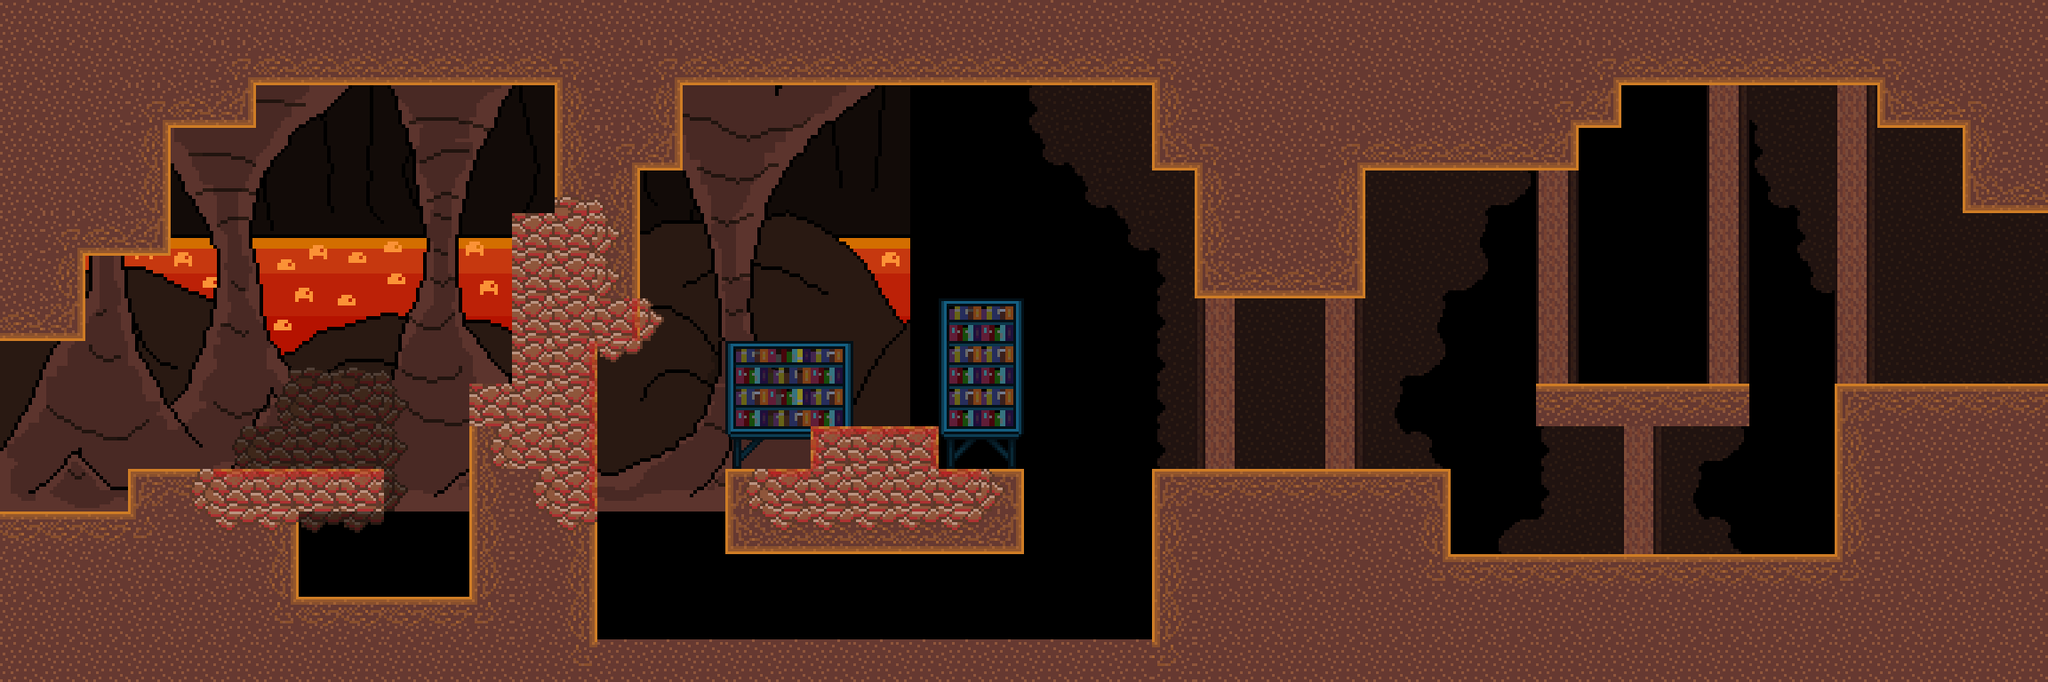

This is a level from a 2D game, rendered from its Tiled map with the project's own tilesets. A one-line summary and the map file follow, with tile-layer data summarised:
An orthogonal 48x16 tile map with 48x48 px tiles, 2 tile layers (back_tiles, front), 3 tilesets, 3 image layers and 37 objects (3x EnemyGroundedElemental, 2x HazardLava, EnemyFlyingElemental, HealthChargePickup).

<map version="1.4" tiledversion="1.4.2" orientation="orthogonal" renderorder="right-down" width="48" height="16" tilewidth="48" tileheight="48" infinite="0" nextlayerid="20" nextobjectid="149">
 <tileset firstgid="1" name="tileset01" tilewidth="48" tileheight="48" tilecount="176" columns="16">
  <image source="tilesets/tileset01.png" width="768" height="528" />
 </tileset>
 <tileset firstgid="177" name="tileset02" tilewidth="48" tileheight="48" tilecount="121" columns="11">
  <image source="tilesets/tileset02.png" width="528" height="528" />
 </tileset>
 <tileset firstgid="298" name="objects" tilewidth="48" tileheight="48" tilecount="64" columns="8">
  <image source="objects.png" width="384" height="384" />
 </tileset>
 <imagelayer id="17" name="Image Layer 1">
  <image source="Backgrounds/fire_back.png" width="1024" height="576" />
 </imagelayer>
 <imagelayer id="18" name="Image Layer 2">
  <image source="Backgrounds/fire_far.png" width="1024" height="576" />
 </imagelayer>
 <imagelayer id="19" name="Image Layer 3">
  <image source="Backgrounds/fire_front.png" width="1024" height="576" />
 </imagelayer>
 <layer id="11" name="back_tiles" width="48" height="16">
  <properties>
   <property name="tileset" type="int" value="1" />
  </properties>
  <data>[768 cells, 500 non-empty, 34 distinct tile ids]</data>
 </layer>
 <layer id="12" name="front" width="48" height="16">
  <properties>
   <property name="tileset" type="int" value="1" />
  </properties>
  <data>[768 cells, 54 non-empty, 20 distinct tile ids]</data>
 </layer>
 <objectgroup color="#ffaa00" id="16" name="spawnpoints">
  <object id="35" x="0" y="384" width="48" height="48">
   <properties>
    <property name="id" type="int" value="0" />
   </properties>
  </object>
  <object id="135" x="2256" y="240" width="48" height="48">
   <properties>
    <property name="id" type="int" value="1" />
   </properties>
  </object>
 </objectgroup>
 <objectgroup id="14" name="objects">
  <object id="122" type="EnemyGroundedElemental" gid="314" x="336" y="528" width="48" height="48">
   <properties>
    <property name="color" type="int" value="0" />
   </properties>
  </object>
  <object id="126" type="HazardLava" gid="306" x="672" y="720" width="624" height="48" />
  <object id="128" type="EnemyFlyingElemental" gid="315" x="1632" y="288" width="48" height="48">
   <properties>
    <property name="color" type="int" value="0" />
   </properties>
  </object>
  <object id="129" type="EnemyGroundedElemental" gid="314" x="1920" y="432" width="48" height="48">
   <properties>
    <property name="color" type="int" value="0" />
   </properties>
  </object>
  <object id="146" type="HazardLava" gid="306" x="336" y="672" width="192" height="48" />
  <object id="147" type="EnemyGroundedElemental" gid="314" x="1776" y="624" width="48" height="48">
   <properties>
    <property name="color" type="int" value="0" />
   </properties>
  </object>
  <object id="148" type="HealthChargePickup" gid="303" x="960" y="432" width="48" height="48">
   <properties>
    <property name="id" type="int" value="2" />
    <property name="lore" type="int" value="7" />
    <property name="text" value="These mines are but a mere shell of their past" />
   </properties>
  </object>
 </objectgroup>
 <objectgroup color="#0000ff" id="13" name="walls">
  <object id="26" x="2064" y="432" width="240" height="336" />
  <object id="43" x="816" y="528" width="336" height="96" />
  <object id="49" x="528" y="432" width="144" height="336" />
  <object id="50" x="192" y="0" width="2112" height="96" />
  <object id="52" x="144" y="528" width="192" height="240" />
  <object id="54" x="0" y="576" width="144" height="192" />
  <object id="96" x="0" y="0" width="192" height="288" />
  <object id="103" x="1296" y="528" width="336" height="96" />
  <object id="104" x="1296" y="96" width="48" height="96" />
  <object id="115" x="672" y="96" width="48" height="288" />
  <object id="116" x="576" y="240" width="96" height="192" />
  <object id="118" x="1296" y="624" width="768" height="144" />
  <object id="119" x="672" y="720" width="624" height="48" />
  <object id="120" x="2208" y="96" width="96" height="144" />
  <object id="121" x="2112" y="96" width="96" height="48" />
  <object id="130" x="0" y="288" width="96" height="96" />
  <object id="136" x="336" y="528" width="96" height="48" />
  <object id="137" x="336" y="672" width="192" height="96" />
  <object id="138" x="192" y="96" width="96" height="48" />
  <object id="139" x="720" y="96" width="48" height="96" />
  <object id="140" x="624" y="96" width="48" height="144" />
  <object id="141" x="912" y="480" width="144" height="48" />
  <object id="142" x="1344" y="96" width="192" height="240" />
  <object id="143" x="1536" y="96" width="240" height="96" />
  <object id="144" x="1776" y="96" width="48" height="48" />
  <object id="145" x="1728" y="432" width="240" height="48" />
 </objectgroup>
 <objectgroup color="#00ff00" id="15" name="doors">
  <object id="19" x="-96" y="384" width="48" height="192">
   <properties>
    <property name="horizontal" type="bool" value="false" />
    <property name="id_point" type="int" value="5" />
    <property name="id_room" type="int" value="2" />
   </properties>
  </object>
  <object id="134" x="2352" y="240" width="48" height="192">
   <properties>
    <property name="horizontal" type="bool" value="false" />
    <property name="id_point" type="int" value="1" />
    <property name="id_room" type="int" value="8" />
   </properties>
  </object>
 </objectgroup>
</map>
